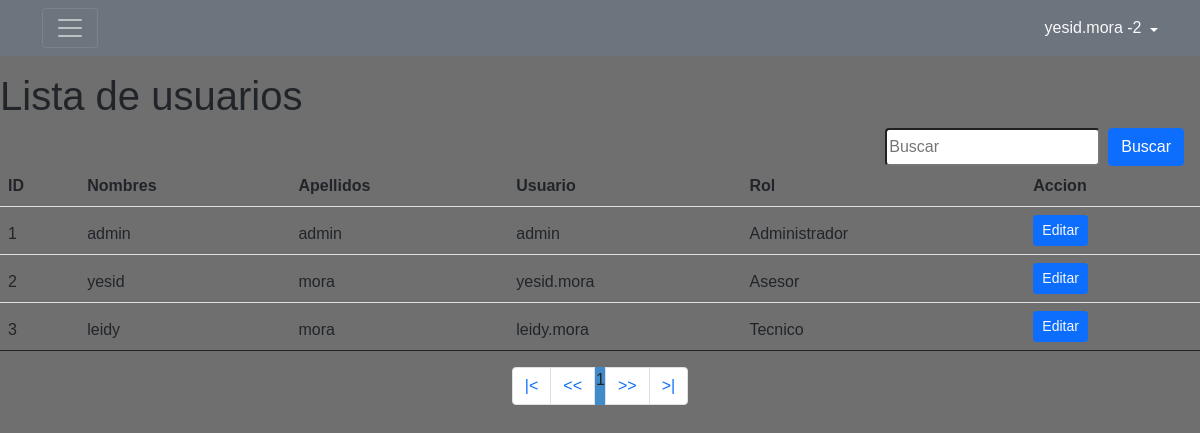
The page /menu/usuarios.php (signed in) on the database its author committed.
### tables this page shows
CREATE TABLE `usuario` (
  `id_usuario` int(11) NOT NULL,
  `nombres` varchar(45) NOT NULL,
  `apellidos` varchar(30) NOT NULL,
  `usuario` varchar(20) NOT NULL,
  `pass` varchar(45) NOT NULL,
  `rol` int(11) NOT NULL
);

CREATE TABLE `rol` (
  `idRol` int(11) NOT NULL,
  `rol` varchar(20) NOT NULL
);

### menu/usuarios.php (the view, shortened to what this page needs)
<?php
  include "../conexion-bd.php";
?>
<!DOCTYPE html>
<html lang="en">
<head>
    <link href="https://cdn.jsdelivr.net/npm/bootstrap@5.1.3/dist/css/bootstrap.min.css" rel="stylesheet">
    <link rel="stylesheet" href="../styles/estilos.css">
</head>
<body>
<?php include "includes/menu.php" ?>;
<section class="pt-5">
    <h1>Lista de usuarios</h1>
    <form action="buscadorUsuario.php" method="GET" class="d-flex justify-content-end pe-3">
    <input type="text" class="me-2 rounded" name="busqueda" id="busqueda" placeholder="Buscar">
    <input type="submit" value="Buscar" class="btn btn-primary">
    </form>
    <table class="table">
  <thead>
    <tr>
      <th scope="col">ID</th>
      <th scope="col">Nombres</th>
      <th scope="col">Apellidos</th>
      <th scope="col">Usuario</th>
      <th scope="col">Rol</th>
      <th scope="col">Accion</th>
    </tr>
    <?php
        $sql_registe = mysqli_query($conn, "SELECT COUNT(*) as total_registro FROM usuario");
        $result_register = mysqli_fetch_array($sql_registe);
        $total_registro = $result_register['total_registro'];
        $por_pagina = 5;
        if(empty($_GET['pagina']))
        {
          $pagina = 1;
        }else{
          $pagina = $_GET['pagina'];
        }
        $desde = ($pagina-1) * $por_pagina;
        $total_paginas = ceil($total_registro / $por_pagina);
       $query = mysqli_query($conn,"SELECT u.id_usuario, u.nombres, u.apellidos, u.usuario, r.rol FROM usuario u INNER JOIN rol r ON u.rol= r.idRol ORDER BY u.id_usuario ASC LIMIT $desde, $por_pagina ");
      $result = mysqli_num_rows($query);
      if($result > 0)
      {
        while ($data = mysqli_fetch_array($query)){
    ?>
      <tr>
      <td><?php echo $data['id_usuario']; ?></td>
      <td><?php echo $data['nombres']; ?></td>
      <td><?php echo $data['apellidos']; ?></td>
      <td><?php echo $data['usuario']; ?></td>
      <td><?php echo $data['rol']; ?></td>
      <td>
          <a class="link-primary btn btn-primary btn-sm text-light" href="actualizarUsuario.php?id=<?php echo $data["id_usuario"]; ?>">Editar</a>
      </td>
    </tr>
    <?php
        }
      }
    ?>
  </thead>
</table>
    </section>
    <div class="container">
  <ul class="pagination justify-content-center">
    <li class="page-item"><a class="page-link" href="">|<</a></li>
    <li class="page-item"><a class="page-link" href=""><<</a></li>
    <?php
      for ($i=1; $i <= $total_paginas; $i++) {
          if($i == $pagina)
          {
            echo '<li class="paginaSeleccionada">'.$i.'</li>';
          }else
            echo '<li><a href="?pagina='.$i.'">'.$i.'</a></li>';
          }
    ?>
    <li class="page-item"><a  class="page-link" href="">>></a></li>
    <li class="page-item"><a class="page-link" href="">>|</a></li>
  </ul>
</div>
</body>
</html>

### styles/estilos.css (style rules this page uses)
:root { --color-fondo:#6f6f6f; --borde-formularios: 10px; --color-formularios: #5e5e5e; }
body { margin: 0; padding: 0; font-family: sans-serif; background:var(--color-fondo); }
.paginaSeleccionada { background: #428bca; border: 1px solid #428bca; }

### rows shown on the page
usuario: id_usuario "1", nombres "admin", apellidos "admin", usuario "admin", rol.rol "Administrador"
usuario: id_usuario "2", nombres "yesid", apellidos "mora", usuario "yesid.mora", rol.rol "Asesor"
usuario: id_usuario "3", nombres "leidy", apellidos "mora", usuario "leidy.mora", rol.rol "Tecnico"

### other values the page prints
$_SESSION['usuario'] "yesid.mora"
$_SESSION['rol'] "2"
